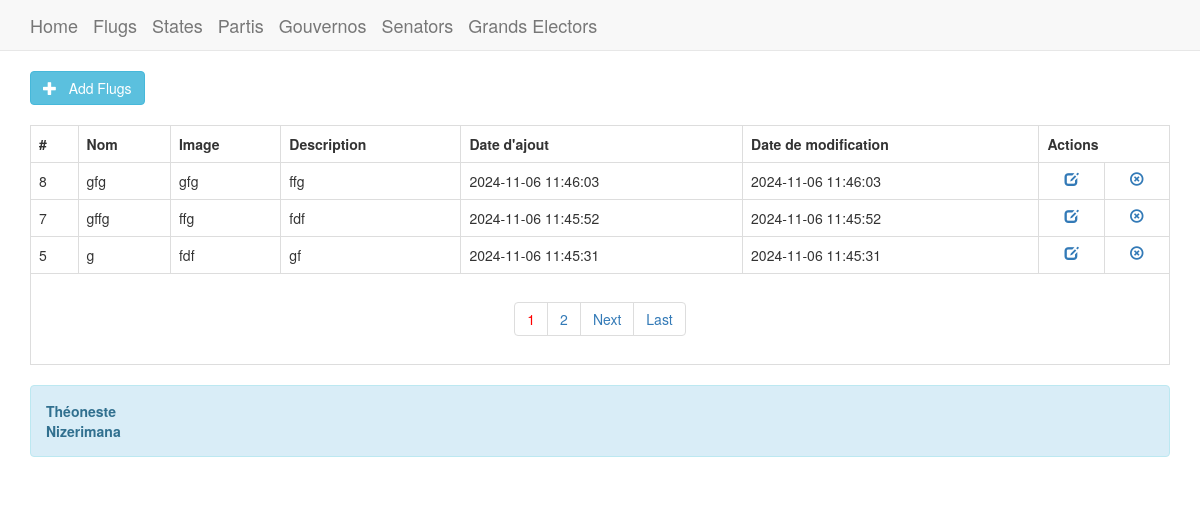
Screenshot of /flugs/index.php with the database file from the repository.
### tables this page shows
CREATE TABLE `flugs` (
  `id` int(11) NOT NULL,
  `image` varchar(255) DEFAULT NULL,
  `nom` varchar(100) NOT NULL,
  `description` text DEFAULT NULL,
  `created_at` timestamp NOT NULL DEFAULT current_timestamp(),
  `updated_at` timestamp NOT NULL DEFAULT current_timestamp() ON UPDATE current_timestamp(),
  `deleted_at` timestamp NULL DEFAULT NULL
);

### flugs/flug.crud.php (the view, shortened to what this page needs)
<?php
class crudFlugs
{
    private $db;
    function __construct($DB_con)
    {
        $this->db = $DB_con;
    }
    public function dataview($query)
    {
        $stmt = $this->db->prepare($query);
        $stmt->execute();
        if($stmt->rowCount() > 0)
        {
            while($row = $stmt->fetch(PDO::FETCH_ASSOC))
            {
                ?>
                <tr>
                    <td><?php print($row['id']); ?></td>
                    <td><?php print($row['image']); ?></td>
                    <td><?php print($row['nom']); ?></td>
                    <td><?php print($row['description']); ?></td>
                    <td><?php print($row['created_at']); ?></td>
                    <td><?php print($row['updated_at']); ?></td>
                    <td align="center">
                        <a href="edit-flug.php?edit_id=<?php print($row['id']); ?>"><i class="glyphicon glyphicon-edit"></i></a>
                    </td>
                    <td align="center">
                        <a href="delete.php?delete_id=<?php print($row['id']); ?>"><i class="glyphicon glyphicon-remove-circle"></i></a>
                    </td>
                </tr>
                <?php
            }
        }
        else
        {
            ?>
            <tr>
                <td>Nothing here...</td>
            </tr>
            <?php
        }
    }
    public function paginglink($query, $records_per_page)
    {
        $self = $_SERVER['PHP_SELF'];
        $stmt = $this->db->prepare($query);
        $stmt->execute();
        $total_no_of_records = $stmt->rowCount();
        if($total_no_of_records > 0)
        {
            ?><ul class="pagination"><?php
            $total_no_of_pages = ceil($total_no_of_records / $records_per_page);
            $current_page = 1;
            for($i = 1; $i <= $total_no_of_pages; $i++)
            {
                if($i == $current_page)
                {
                    echo "<li><a href='" . $self . "?page_no=" . $i . "' style='color:red;'>" . $i . "</a></li>";
                }
                else
                {
                    echo "<li><a href='" . $self . "?page_no=" . $i . "'>" . $i . "</a></li>";
                }
            }
            if($current_page != $total_no_of_pages)
            {
                $next = $current_page + 1;
                echo "<li><a href='" . $self . "?page_no=" . $next . "'>Next</a></li>";
                echo "<li><a href='" . $self . "?page_no=" . $total_no_of_pages . "'>Last</a></li>";
            }
            ?></ul><?php
        }
    }
}
?>

### header.php (shortened to what this page needs)
<!DOCTYPE html PUBLIC "-//W3C//DTD XHTML 1.0 Transitional//EN" "http://www.w3.org/TR/xhtml1/DTD/xhtml1-transitional.dtd">
<html xmlns="http://www.w3.org/1999/xhtml">
<head>
<link href="bootstrap/css/bootstrap.min.css" rel="stylesheet" media="screen">
</head>
<body>
<div class="navbar navbar-default navbar-static-top" role="navigation">
    <div class="container">
        <div class="navbar-header">
            <a class="navbar-brand" href="/politique/index.php" title='Programming Blog'>Home</a>
            <a class="navbar-brand" href="/politique/flugs/index.php">Flugs</a>
            <a class="navbar-brand" href="/politique/states/index.php">States</a>
            <a class="navbar-brand" href="/politique/partis/index.php">Partis</a>
            <a class="navbar-brand" href="/politique/gouvernos/index.php">Gouvernos</a>
            <a class="navbar-brand" href="/politique/senators/index.php">Senators</a>
            <a class="navbar-brand" href="/politique/grands_electors/index.php">Grands Electors</a>
        </div>
    </div>
</div>

### flugs/index.php (shortened to what this page needs)
<?php
include_once '../dbconfig.php';
include_once 'flug.crud.php';
$crudFlugs = new crudFlugs($DB_con);
?>
<?php include_once '../header.php'; ?>
<div class="container">
    <a href="add-flug.php" class="btn btn-large btn-info">
        <i class="glyphicon glyphicon-plus"></i> &nbsp; Add Flugs
    </a>
</div>
<div class="clearfix"></div><br />
<div class="container">
    <table class='table table-bordered table-responsive'>
        <tr>
            <th>#</th>
            <th>Nom</th>
            <th>Image</th>
            <th>Description</th>
            <th>Date d'ajout</th>
            <th>Date de modification</th>
            <th colspan="2" align="center">Actions</th>
        </tr>
        <?php
            $query = "SELECT * FROM Flugs WHERE deleted_at IS NULL ORDER BY id DESC";
            $records_per_page = 3;
            $newquery = $crudFlugs->paging($query, $records_per_page);
            $crudFlugs->dataview($newquery);
        ?>
        <tr>
            <td colspan="10" align="center">
                <div class="pagination-wrap">
                    <?php $crudFlugs->paginglink($query, $records_per_page); ?>
                </div>
            </td>
        </tr>
    </table>
</div>
<?php include_once '../footer.php'; ?>

### footer.php (shortened to what this page needs)
<div class="container">
	<div class="alert alert-info">
    <strong>
		<marquee behavior="scroll" direction="left" scrollamount="3">Théoneste</marquee>
		<marquee behavior="scroll" direction="right" scrollamount="3">Nizerimana</marquee>
	</strong>
	</div>
</div>
</body>
</html>

### rows the page displays
flugs: id "8", image "gfg", nom "gfg", description "ffg", created_at "2024-11-06 11:46:03", updated_at "2024-11-06 11:46:03"
flugs: id "7", image "gffg", nom "ffg", description "fdf", created_at "2024-11-06 11:45:52", updated_at "2024-11-06 11:45:52"
flugs: id "5", image "g", nom "fdf", description "gf", created_at "2024-11-06 11:45:31", updated_at "2024-11-06 11:45:31"
